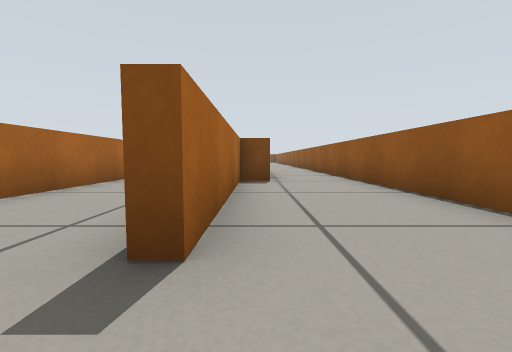
view 1 (above)

22 first-person views from a walk through a Gazebo world. The camera is 0.27 m above the floor, tilts 4° down and sees 90° across. The floor is counted in squares, 0.5 m on a side. Each view is taken from the middle of a square. On the plan, view 1 faces up. The plan holds only what a view shows up to about 9 squares ahead; the rest is blank.

view 2
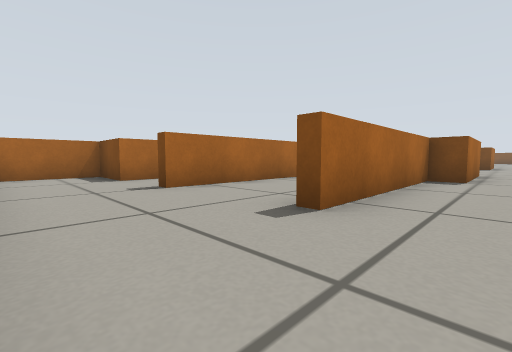

view 3
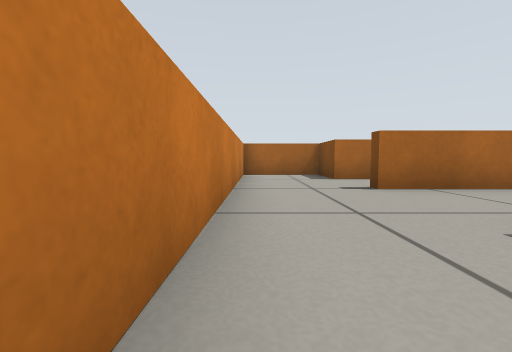

view 4
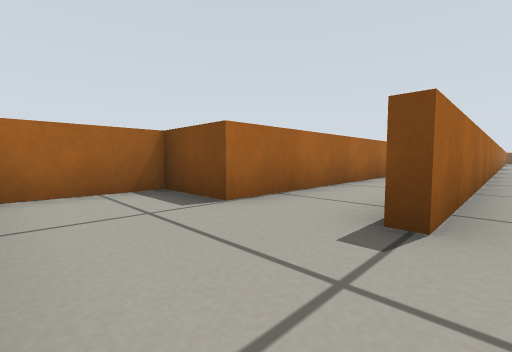

view 5
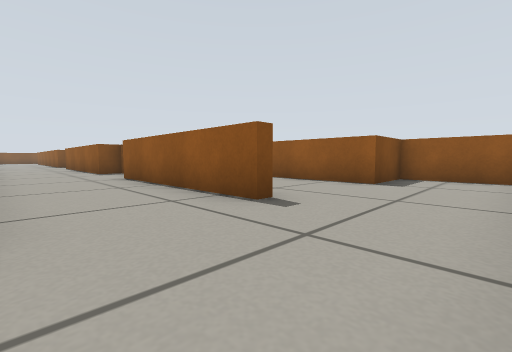

view 6
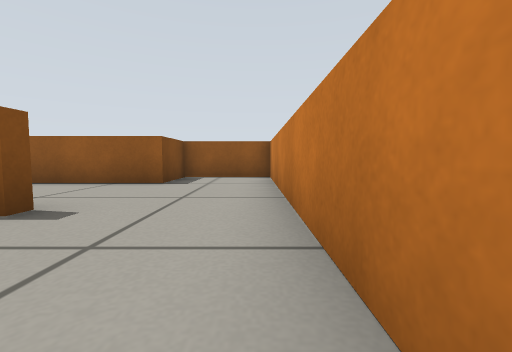

view 7
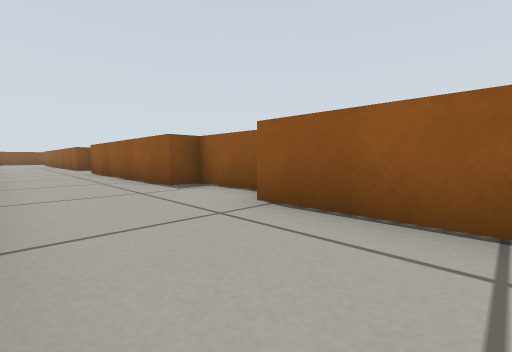

view 8
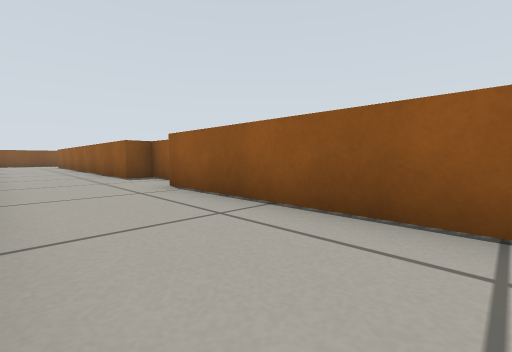

view 9
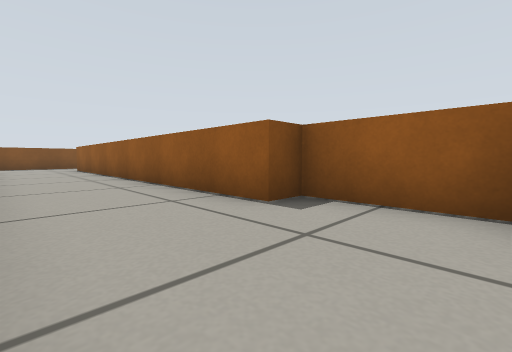

view 10
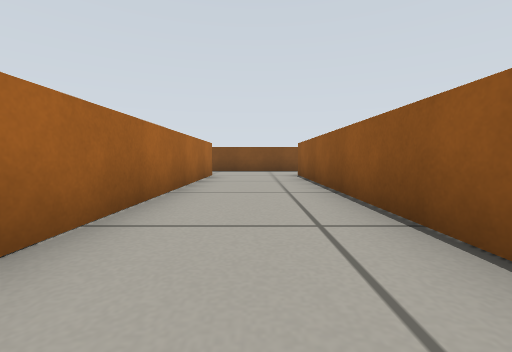

view 11
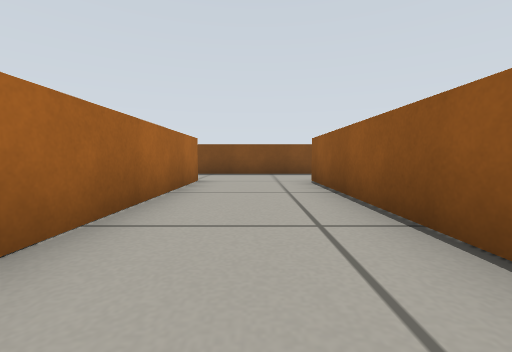

view 12
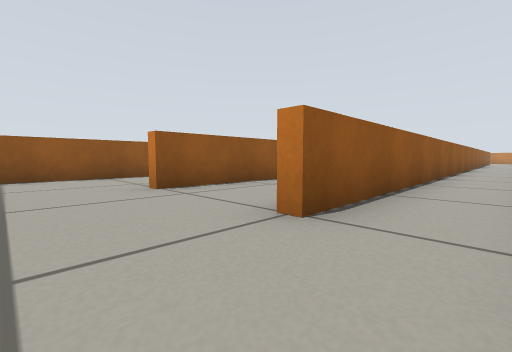

view 13
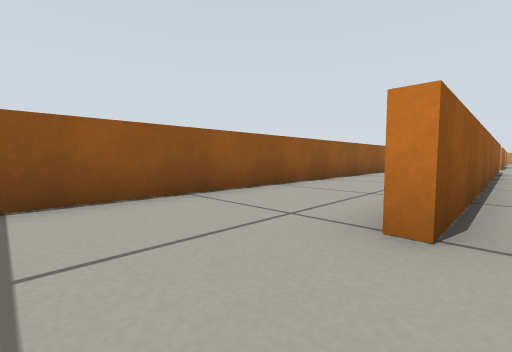

view 14
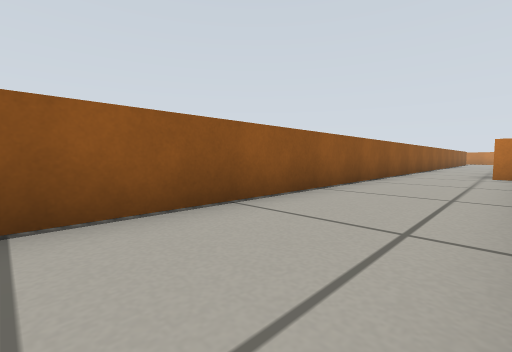

view 15
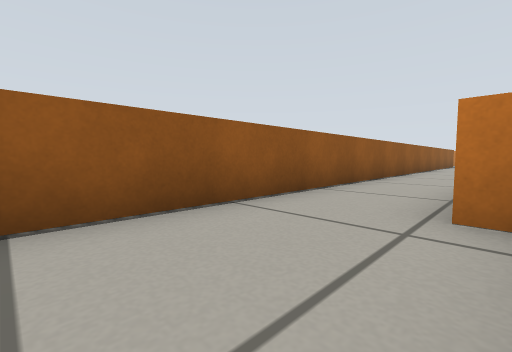

view 16
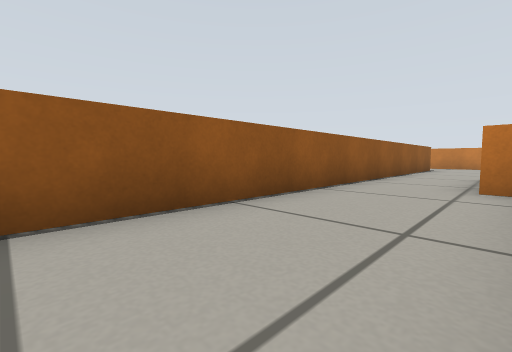

view 17
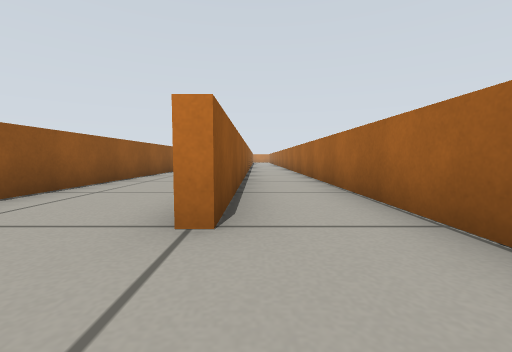

view 18
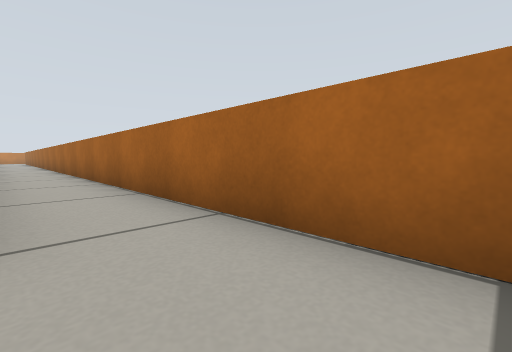

view 19
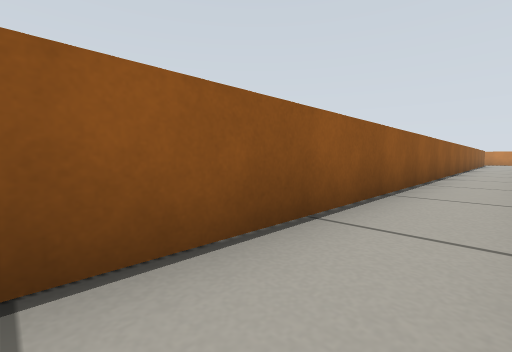

view 20
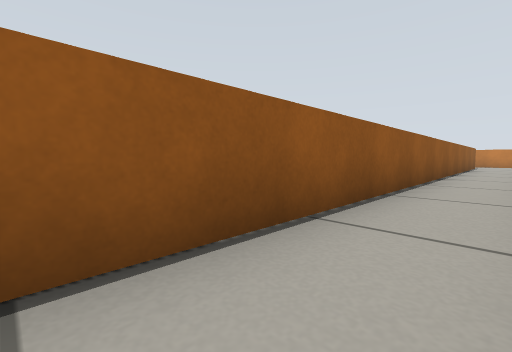

view 21
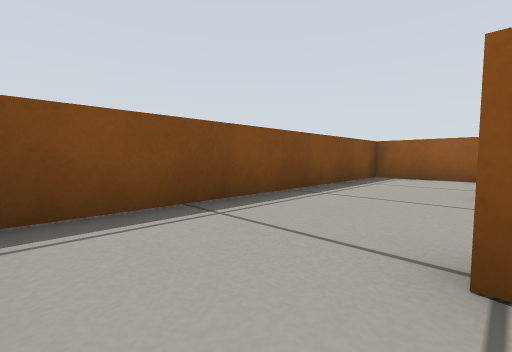

view 22
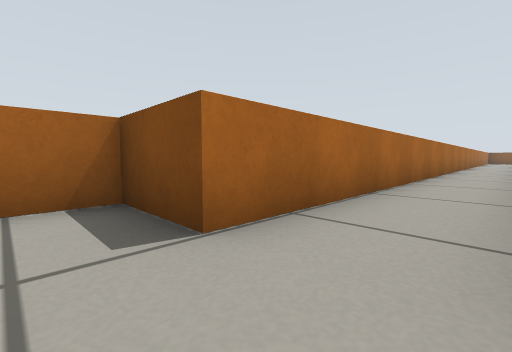

### Floor plan
Points are (right, up) in squares from view 1. A wall is a line through its corners. A room is listed if a view was taken in it or the views show most of it. See-through windows are left out.
Room 1 (views 1, 2, 3, 4, 5, 6, 7, 8, 9, 10, 11, 12, 13, 14, 15, 16, 17, 18, 19, 20, 21, 22)
walls: (0, 14.9) (0, 17.1) (-0.7, 17.1) (-0.7, 28.1); (-3.4, 11.2) (-3.4, 1); (-0.1, 17.4) (0.4, 17.4); (-5.5, 11.2) (-5.5, 1) (-7.2, 1) (-7.2, -1.4) (3.9, -1.4); (-0.1, 9) (0.3, 9) (0.3, 6) (-0.4, 6) (-0.4, 1.3) (-0.7, 1.3) (-0.7, 6.4); (0, 7) (0, 8.7) (-0.7, 8.7) (-0.7, 14.7); (-3.7, 6.5) (-3.7, 28.1); (-3.4, 28.1) (-3.4, 21.2); (-5.5, 30.1) (-5.5, 18.7); (4.2, -1.5) (4.2, 1) (2.5, 1) (2.5, 30.7) (-5.1, 30.7)

Positions as (right, up) in squares from view 1, and headings:
1: (0, 0), facing up
2: (1, -1), facing up-left
3: (1, -1), facing left
4: (-3, -1), facing up-left
5: (-3, -1), facing up-right
6: (-3, -1), facing right
7: (-3, 4), facing up-right
8: (-3, 10), facing up-right
9: (-3, 15), facing up-right
10: (-2, 20), facing up
11: (-2, 22), facing up
12: (-5, 30), facing down-right
13: (-1, 30), facing down-right
14: (0, 26), facing down-right
15: (0, 20), facing down-right
16: (0, 14), facing down-right
17: (-4, 30), facing down
18: (-4, 30), facing down-left
19: (-5, 24), facing down-right
20: (-5, 18), facing down-right
21: (-5, 28), facing up-right
22: (-4, 0), facing up-left
